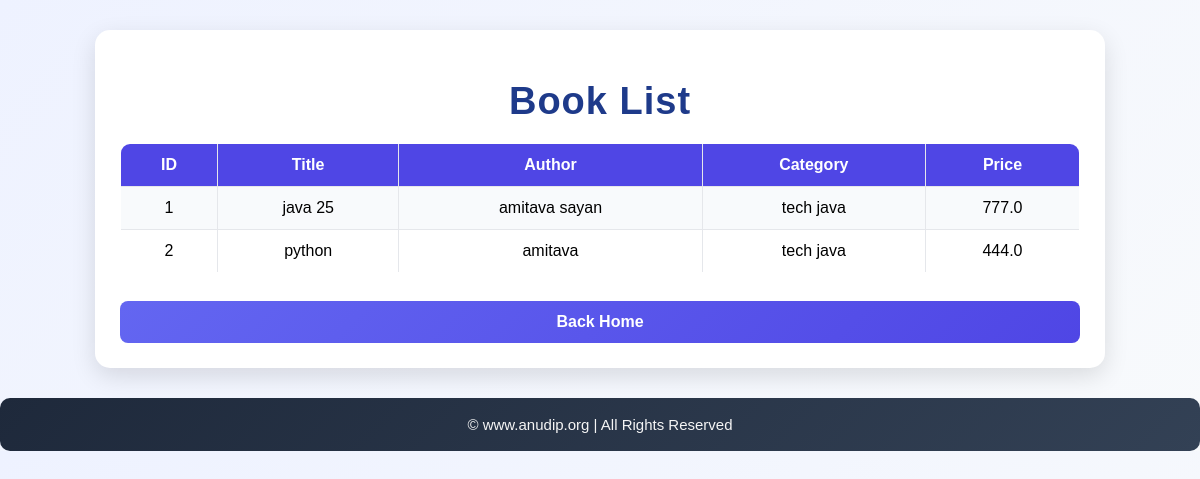
Before: /view with the older database file.
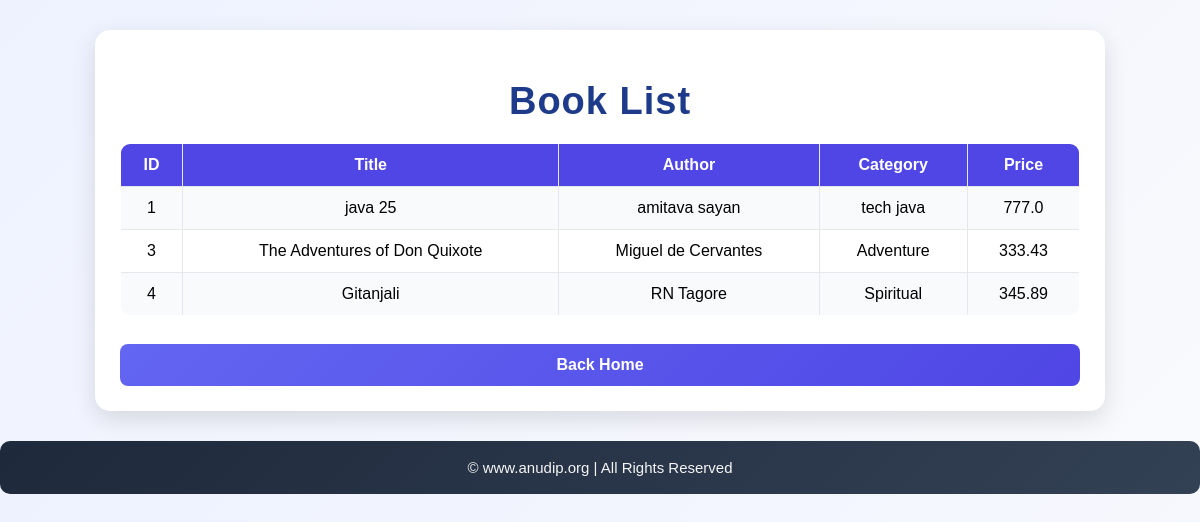
After: the same page with the newer database file.
### tables this page shows
CREATE TABLE books(

        id INTEGER PRIMARY KEY AUTOINCREMENT,

        title TEXT NOT NULL,

        author TEXT NOT NULL,

        category TEXT,

        price REAL
    );

### app.py (the view)
@app.route("/view")
def view():
    books = get_all_books()
    return render_template(
        "view_books.html",
        books=books
    )

### database.py (called while the page is built)
def get_connection():
    return sqlite3.connect(DB_NAME)

def get_all_books():
    conn = get_connection()
    cursor = conn.execute(
        "SELECT * FROM books"
    )
    books = cursor.fetchall()
    conn.close()
    return books

### templates/view_books.html (shortened to what this page needs)
<!DOCTYPE html>
<html>
<head>
<link rel="stylesheet"
      href="{{ url_for('static', filename='style.css') }}">
</head>
<body>
<div class="container">
<h1>Book List</h1>
<table>
<tr>
    <th>ID</th>
    <th>Title</th>
    <th>Author</th>
    <th>Category</th>
    <th>Price</th>
</tr>
{% for book in books %}
<tr>
<td>{{ book[0] }}</td>
<td>{{ book[1] }}</td>
<td>{{ book[2] }}</td>
<td>{{ book[3] }}</td>
<td>{{ book[4] }}</td>
</tr>
{% endfor %}
</table>
<br>
<a href="/" class="menu-btn">
Back Home
</a>
</div>
<footer class="footer">
    &copy; www.anudip.org | All Rights Reserved
</footer>
</body>
</html>

### static/style.css (style rules this page uses)
body { background: linear-gradient(135deg, #eef2ff, #f8fafc); font-family: Arial, sans-serif; margin: 0; padding: 0; }
.container { width: 80%; margin: auto; margin-top: 30px; background: white; padding: 25px; border-radius: 15px; box-shadow: 0 8px 25px rgba(0, 0, 0, 0.12); }
h1 { text-align: center; color: #1e3a8a; font-size: 38px; letter-spacing: 1px; margin-bottom: 20px; }
.menu-btn { display: block; text-align: center; margin-top: 10px; padding: 12px; background: linear-gradient(135deg, #6366f1, #4f46e5); color: white; text-decoration: none; border-radius: 8px; font-weight: bold; transition: all 0.3s ease; }
table { width: 100%; border-collapse: collapse; overflow: hidden; border-radius: 10px; margin-top: 15px; }
th { background: #4f46e5; color: white; }
table, th, td { border: 1px solid #e5e7eb; }
th, td { padding: 12px; text-align: center; }
tr:nth-child(even) { background: #f8fafc; }
.footer { margin-top: 30px; padding: 18px; text-align: center; background: linear-gradient(135deg, #1e293b, #334155); color: #f5f5f5; font-size: 15px; border-radius: 10px; }

Changed rows visible on the page:
removed books: id "2", title "python", author "amitava", category "tech java", price "444.0"
added books: id "3", title "The Adventures of Don Quixote", author "Miguel de Cervantes", category "Adventure", price "333.43"
added books: id "4", title "Gitanjali", author "RN Tagore", category "Spiritual", price "345.89"
